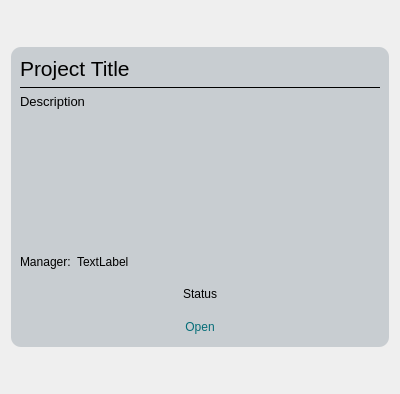
<?xml version="1.0" encoding="UTF-8"?>
<ui version="4.0">
 <class>ProjectWidget</class>
 <widget class="QWidget" name="ProjectWidget">
  <property name="geometry">
   <rect>
    <x>0</x>
    <y>0</y>
    <width>400</width>
    <height>394</height>
   </rect>
  </property>
  <property name="windowTitle">
   <string>Form</string>
  </property>
  <property name="styleSheet">
   <string notr="true"/>
  </property>
  <layout class="QVBoxLayout" name="verticalLayout_3">
   <item>
    <widget class="QFrame" name="frame">
     <property name="sizePolicy">
      <sizepolicy hsizetype="Preferred" vsizetype="Fixed">
       <horstretch>0</horstretch>
       <verstretch>0</verstretch>
      </sizepolicy>
     </property>
     <property name="maximumSize">
      <size>
       <width>16777215</width>
       <height>300</height>
      </size>
     </property>
     <property name="styleSheet">
      <string notr="true">QFrame{
	border-radius:10px;
	background-color:rgb(200, 205, 209);
}</string>
     </property>
     <property name="frameShape">
      <enum>QFrame::StyledPanel</enum>
     </property>
     <property name="frameShadow">
      <enum>QFrame::Raised</enum>
     </property>
     <layout class="QVBoxLayout" name="verticalLayout_2">
      <item>
       <widget class="QLabel" name="ProjectTitle">
        <property name="font">
         <font>
          <pointsize>16</pointsize>
         </font>
        </property>
        <property name="text">
         <string>Project Title</string>
        </property>
       </widget>
      </item>
      <item>
       <widget class="Line" name="line">
        <property name="maximumSize">
         <size>
          <width>16777215</width>
          <height>1</height>
         </size>
        </property>
        <property name="styleSheet">
         <string notr="true">background-color: rgb(0, 0, 0);</string>
        </property>
        <property name="orientation">
         <enum>Qt::Horizontal</enum>
        </property>
       </widget>
      </item>
      <item>
       <widget class="QLabel" name="Description">
        <property name="font">
         <font>
          <pointsize>10</pointsize>
         </font>
        </property>
        <property name="text">
         <string>Description</string>
        </property>
       </widget>
      </item>
      <item>
       <spacer name="verticalSpacer">
        <property name="orientation">
         <enum>Qt::Vertical</enum>
        </property>
        <property name="sizeHint" stdset="0">
         <size>
          <width>20</width>
          <height>116</height>
         </size>
        </property>
       </spacer>
      </item>
      <item>
       <layout class="QHBoxLayout" name="horizontalLayout">
        <item>
         <widget class="QLabel" name="ManagerLbl">
          <property name="text">
           <string>Manager:</string>
          </property>
         </widget>
        </item>
        <item>
         <widget class="QLabel" name="Manager">
          <property name="text">
           <string>TextLabel</string>
          </property>
         </widget>
        </item>
        <item>
         <spacer name="horizontalSpacer">
          <property name="orientation">
           <enum>Qt::Horizontal</enum>
          </property>
          <property name="sizeHint" stdset="0">
           <size>
            <width>40</width>
            <height>20</height>
           </size>
          </property>
         </spacer>
        </item>
       </layout>
      </item>
      <item>
       <widget class="QFrame" name="frame_2">
        <property name="frameShape">
         <enum>QFrame::StyledPanel</enum>
        </property>
        <property name="frameShadow">
         <enum>QFrame::Raised</enum>
        </property>
        <layout class="QVBoxLayout" name="verticalLayout">
         <item>
          <widget class="QLabel" name="Status">
           <property name="text">
            <string>Status</string>
           </property>
           <property name="alignment">
            <set>Qt::AlignCenter</set>
           </property>
          </widget>
         </item>
        </layout>
       </widget>
      </item>
      <item>
       <widget class="QPushButton" name="OpenProjectBtn">
        <property name="styleSheet">
         <string notr="true">background-color: transparent;
color: rgb(5, 109, 120);

border-radius:8px;
padding:4px</string>
        </property>
        <property name="text">
         <string>Open</string>
        </property>
       </widget>
      </item>
     </layout>
    </widget>
   </item>
  </layout>
 </widget>
 <resources/>
 <connections/>
</ui>
